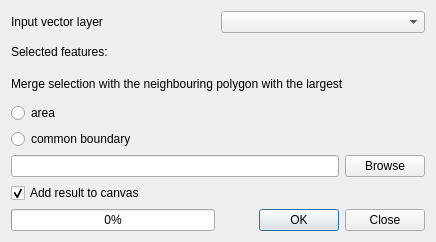
<?xml version="1.0" encoding="UTF-8"?>
<ui version="4.0">
 <class>Dialog</class>
 <widget class="QDialog" name="Dialog">
  <property name="geometry">
   <rect>
    <x>0</x>
    <y>0</y>
    <width>436</width>
    <height>242</height>
   </rect>
  </property>
  <property name="windowTitle">
   <string>Eliminate sliver polygons</string>
  </property>
  <layout class="QGridLayout" name="gridLayout">
   <item row="4" column="0">
    <widget class="QRadioButton" name="boundary">
     <property name="text">
      <string>common boundary</string>
     </property>
    </widget>
   </item>
   <item row="2" column="0" colspan="2">
    <widget class="QLabel" name="label">
     <property name="text">
      <string>Merge selection with the neighbouring polygon with the largest</string>
     </property>
    </widget>
   </item>
   <item row="5" column="0" colspan="2">
    <layout class="QHBoxLayout" name="horizontalLayout">
     <item>
      <widget class="QLineEdit" name="outShape">
       <property name="readOnly">
        <bool>true</bool>
       </property>
      </widget>
     </item>
     <item>
      <widget class="QPushButton" name="toolOut">
       <property name="text">
        <string>Browse</string>
       </property>
      </widget>
     </item>
    </layout>
   </item>
   <item row="7" column="1">
    <widget class="QDialogButtonBox" name="buttonBox_2">
     <property name="orientation">
      <enum>Qt::Horizontal</enum>
     </property>
     <property name="standardButtons">
      <set>QDialogButtonBox::Close|QDialogButtonBox::Ok</set>
     </property>
    </widget>
   </item>
   <item row="7" column="0">
    <widget class="QProgressBar" name="progressBar">
     <property name="value">
      <number>0</number>
     </property>
     <property name="alignment">
      <set>Qt::AlignCenter</set>
     </property>
    </widget>
   </item>
   <item row="0" column="0" colspan="2">
    <layout class="QHBoxLayout" name="horizontalLayout_2">
     <item>
      <widget class="QLabel" name="label_3">
       <property name="text">
        <string>Input vector layer</string>
       </property>
      </widget>
     </item>
     <item>
      <widget class="QComboBox" name="inShape">
       <property name="sizePolicy">
        <sizepolicy hsizetype="Preferred" vsizetype="Fixed">
         <horstretch>0</horstretch>
         <verstretch>0</verstretch>
        </sizepolicy>
       </property>
      </widget>
     </item>
    </layout>
   </item>
   <item row="6" column="0">
    <widget class="QCheckBox" name="addToCanvasCheck">
     <property name="text">
      <string>Add result to canvas</string>
     </property>
     <property name="checked">
      <bool>true</bool>
     </property>
    </widget>
   </item>
   <item row="1" column="0">
    <widget class="QLabel" name="selected">
     <property name="text">
      <string>Selected features:</string>
     </property>
    </widget>
   </item>
   <item row="3" column="0">
    <widget class="QRadioButton" name="area">
     <property name="text">
      <string>area</string>
     </property>
    </widget>
   </item>
  </layout>
 </widget>
 <resources/>
 <connections>
  <connection>
   <sender>buttonBox_2</sender>
   <signal>accepted()</signal>
   <receiver>Dialog</receiver>
   <slot>accept()</slot>
   <hints>
    <hint type="sourcelabel">
     <x>248</x>
     <y>254</y>
    </hint>
    <hint type="destinationlabel">
     <x>157</x>
     <y>274</y>
    </hint>
   </hints>
  </connection>
  <connection>
   <sender>buttonBox_2</sender>
   <signal>rejected()</signal>
   <receiver>Dialog</receiver>
   <slot>reject()</slot>
   <hints>
    <hint type="sourcelabel">
     <x>316</x>
     <y>260</y>
    </hint>
    <hint type="destinationlabel">
     <x>286</x>
     <y>274</y>
    </hint>
   </hints>
  </connection>
 </connections>
</ui>
